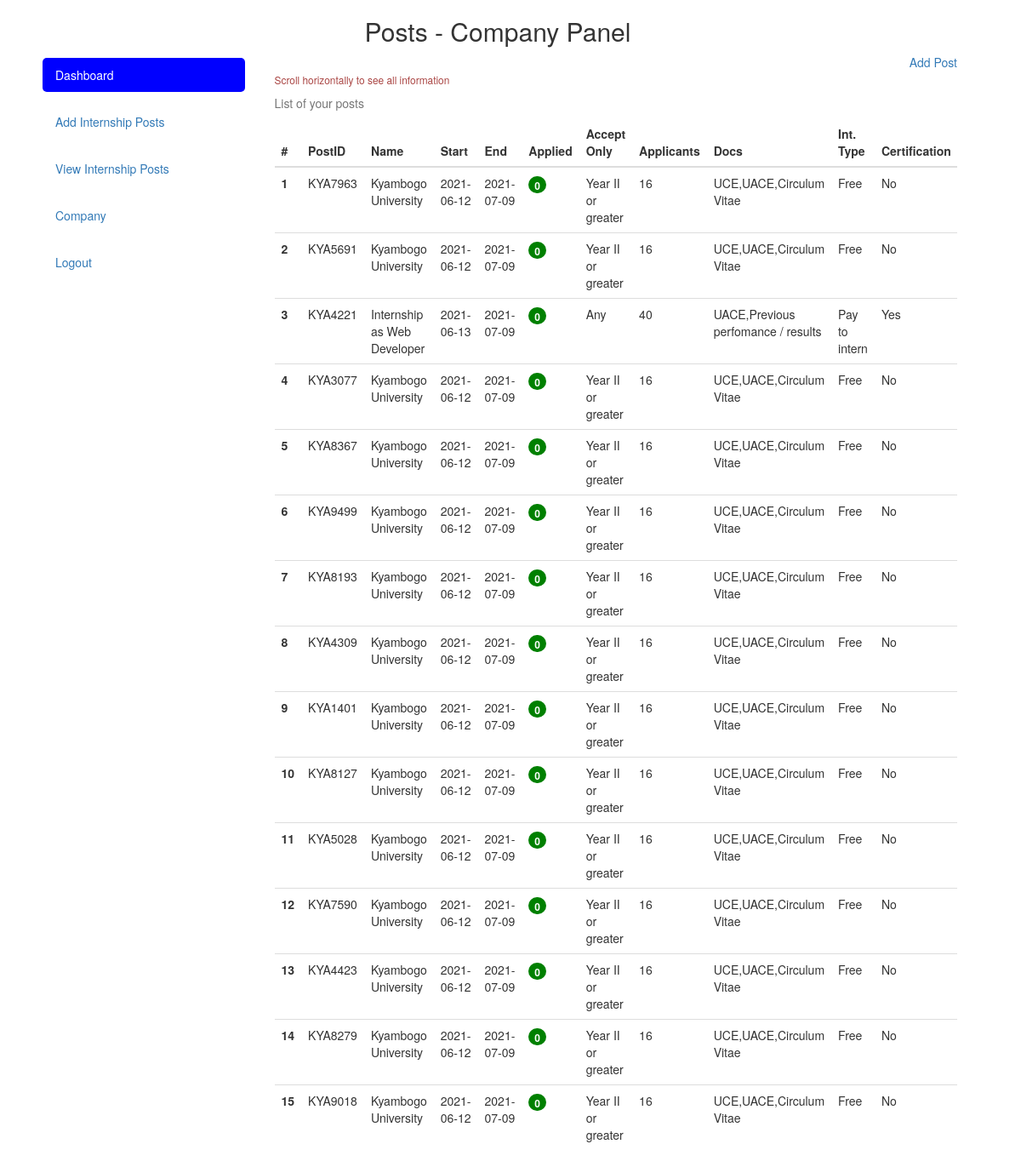
Screenshot of /company/posts.php (signed in) with the database file from the repository.
### tables this page shows
CREATE TABLE `posts` (
  `id` int(11) NOT NULL,
  `postID` varchar(30) NOT NULL,
  `name` varchar(300) NOT NULL,
  `CID` varchar(30) NOT NULL,
  `start` varchar(15) NOT NULL,
  `end` varchar(15) NOT NULL,
  `applied` int(11) NOT NULL,
  `ac_years` varchar(50) NOT NULL,
  `docs` varchar(300) NOT NULL,
  `applicants` int(11) NOT NULL,
  `intern_type` varchar(50) NOT NULL,
  `certification` varchar(10) NOT NULL,
  `description` text NOT NULL,
  `submitteddate` varchar(30) NOT NULL,
  `updated` timestamp(6) NOT NULL DEFAULT CURRENT_TIMESTAMP(6),
  `deleted` varchar(5) NOT NULL,
  `deleteddate` varchar(30) NOT NULL
);

### company/posts.php (the view, shortened to what this page needs)
<?php include 'comp/header.php'; ?>
      <div class="col-md-9">
        <?php
          include 'conn/conn.php';
         ?>
         <div class="text-right"><a href="add-post.php">Add Post</a></div>
        <div class="table-responsive">
          <small class="text-danger">Scroll horizontally to see all information</small>
          <table class="table">
            <caption>List of your posts</caption>
            <thead>
              <tr>
                <th scope="col">#</th>
                <th scope="col">PostID</th>
                <th scope="col">Name</th>
                <th scope="col">Start</th>
                <th scope="col">End</th>
                <th scope="col">Applied</th>
                <th scope="col">Accept Only</th>
                <th scope="col">Applicants</th>
                <th scope="col">Docs</th>
                <th scope="col">Int. Type</th>
                <th scope="col">Certification</th>
              </tr>
            </thead>
            <tbody>
              <?php
                $CID = $_SESSION['CID'];
                $sql = "SELECT * FROM posts WHERE deleted!=1 AND CID = '$CID'";
                $result = $conn->query($sql);
                $i = 1;
                while ($row = $result->fetch_assoc()) {
              ?>
              <tr>
                <th scope="row"><?php echo $i; ?></th>
                <td><?php echo $row['postID']; ?></td>
                <td><?php echo $row['name']; ?></td>
                <td><?php echo $row['start']; ?></td>
                <td><?php echo $row['end']; ?></td>
                <td><span class="badge badge-success" style="padding-top: 5px; background-color: green;"><?php echo $row['applied']; ?></span></td>
                <td><?php echo $row['ac_years']; ?></td>
                <td><?php echo $row['applicants']; ?></td>
                <td><?php echo $row['docs']; ?></td>
                <td><?php echo $row['intern_type']; ?></td>
                <td><?php echo $row['certification']; ?></td>
              </tr>
              <?php
                  $i++;
                }
               ?>
            </tbody>
          </table>
        </div>
      </div>
    </div>
  </div>
  </body>
</html>

### rows the page displays
posts: postID "KYA7963", name "Kyambogo University", start "2021-06-12", end "2021-07-09", applied "0", ac_years "Year II or greater", applicants "16", docs "UCE,UACE,Circulum Vitae", intern_type "Free", certification "No"
posts: postID "KYA5691", name "Kyambogo University", start "2021-06-12", end "2021-07-09", applied "0", ac_years "Year II or greater", applicants "16", docs "UCE,UACE,Circulum Vitae", intern_type "Free", certification "No"
posts: postID "KYA4221", name "Internship as Web Developer", start "2021-06-13", end "2021-07-09", applied "0", ac_years "Any", applicants "40", docs "UACE,Previous perfomance / results", intern_type "Pay to intern", certification "Yes"
posts: postID "KYA3077", name "Kyambogo University", start "2021-06-12", end "2021-07-09", applied "0", ac_years "Year II or greater", applicants "16", docs "UCE,UACE,Circulum Vitae", intern_type "Free", certification "No"
posts: postID "KYA8367", name "Kyambogo University", start "2021-06-12", end "2021-07-09", applied "0", ac_years "Year II or greater", applicants "16", docs "UCE,UACE,Circulum Vitae", intern_type "Free", certification "No"
posts: postID "KYA9499", name "Kyambogo University", start "2021-06-12", end "2021-07-09", applied "0", ac_years "Year II or greater", applicants "16", docs "UCE,UACE,Circulum Vitae", intern_type "Free", certification "No"
posts: postID "KYA8193", name "Kyambogo University", start "2021-06-12", end "2021-07-09", applied "0", ac_years "Year II or greater", applicants "16", docs "UCE,UACE,Circulum Vitae", intern_type "Free", certification "No"
posts: postID "KYA4309", name "Kyambogo University", start "2021-06-12", end "2021-07-09", applied "0", ac_years "Year II or greater", applicants "16", docs "UCE,UACE,Circulum Vitae", intern_type "Free", certification "No"
posts: postID "KYA1401", name "Kyambogo University", start "2021-06-12", end "2021-07-09", applied "0", ac_years "Year II or greater", applicants "16", docs "UCE,UACE,Circulum Vitae", intern_type "Free", certification "No"
posts: postID "KYA8127", name "Kyambogo University", start "2021-06-12", end "2021-07-09", applied "0", ac_years "Year II or greater", applicants "16", docs "UCE,UACE,Circulum Vitae", intern_type "Free", certification "No"
posts: postID "KYA5028", name "Kyambogo University", start "2021-06-12", end "2021-07-09", applied "0", ac_years "Year II or greater", applicants "16", docs "UCE,UACE,Circulum Vitae", intern_type "Free", certification "No"
posts: postID "KYA7590", name "Kyambogo University", start "2021-06-12", end "2021-07-09", applied "0", ac_years "Year II or greater", applicants "16", docs "UCE,UACE,Circulum Vitae", intern_type "Free", certification "No"
posts: postID "KYA4423", name "Kyambogo University", start "2021-06-12", end "2021-07-09", applied "0", ac_years "Year II or greater", applicants "16", docs "UCE,UACE,Circulum Vitae", intern_type "Free", certification "No"
posts: postID "KYA8279", name "Kyambogo University", start "2021-06-12", end "2021-07-09", applied "0", ac_years "Year II or greater", applicants "16", docs "UCE,UACE,Circulum Vitae", intern_type "Free", certification "No"
posts: postID "KYA9018", name "Kyambogo University", start "2021-06-12", end "2021-07-09", applied "0", ac_years "Year II or greater", applicants "16", docs "UCE,UACE,Circulum Vitae", intern_type "Free", certification "No"

### other values shown
$title "Posts"
